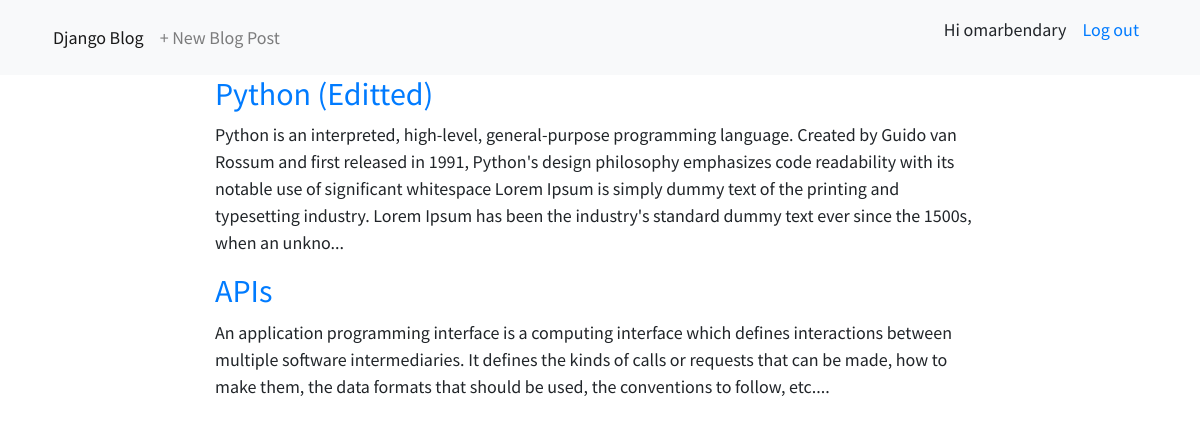
The app's page / (signed in) with its own data.
### blog/models.py (models this page shows, shortened)
class Post(models.Model):
    title = models.CharField(max_length=200)
    author = models.ForeignKey("auth.User", on_delete=models.CASCADE)
    body = models.TextField()

### blog/views.py (the view)
# urls.py: path('', BlogListView.as_view(), name='home'),
class BlogListView(ListView):
    model = Post
    template_name = 'home.html'

### templates/home.html
{% extends 'base.html' %}
{% block content %}
{% for post in object_list %}
<div class="col-md-8 offset-md-2">
    <h2>
        <a href="{% url 'post_detail' post.pk %}">
            {{post.title}}
        </a>
    </h2>
    <p>
        {{post.body | slice:":400"}}...
    </p>
</div>
{% endfor %}
{% endblock content %}

### templates/base.html (shortened to what this page needs)
{% load static %}
<html>
<link rel="stylesheet" href="https://stackpath.bootstrapcdn.com/bootstrap/4.1.3/css/bootstrap.min.css"
>
<head>
    <link rel="stylesheet" href="{% static 'css/base.css' %}">
</head>
<body>
    <nav class="navbar navbar-expand-lg navbar-light bg-light">
        <div class="container">
            <div class="collapse navbar-collapse" id="navbarSupportedContent">
                <ul class="navbar-nav mr-auto">
                    <li class="nav-item active">
                        <a class="nav-link" href="{% url 'home' %}">Django Blog</a>
                    </li>
                    <li class="nav-item">
                        <a class="nav-link" href="{% url 'post_new' %}">+ New Blog Post</a>
                    </li>
                </ul>
                {% if user.is_authenticated %}
                <p>Hi {{user.username}} </p>
                <p><a class="nav-link" href="{% url 'logout' %}"> Log out</a></p>
                {% else %}
                <p>You are not Logged in !</p>
                <p> <a class="nav-link" href="{% url 'login' %}"> Log in</a></p>
                <p> <a class="nav-link" href="{% url 'signup' %}">Sign up</a></p>
                {% endif %}
            </div>
        </div>
    </nav>
    <div>
        {% block content%}
        {% endblock content%}
    </div>
</body>
</html>

### static/css/base.css (style rules this page uses)
body { font-family: 'Source Sans Pro', sans-serif; font-size: 18px; }

### records on screen
Post: title "Python (Editted)", body "Python is an interpreted, high-level, general-purpose programming language. Created by Guido van Rossum and first released in 1991, Python's design philosophy emphasizes code readability with its notable use of significant whitespace Lorem Ipsum is simply dummy text of the printing and typesetting industry. Lorem Ipsum has been the industry's standard dummy text ever since the 1500s, when an unkno"
Post: title "APIs", body "An application programming interface is a computing interface which defines interactions between multiple software intermediaries. It defines the kinds of calls or requests that can be made, how to make them, the data formats that should be used, the conventions to follow, etc."

### other values on screen
{{ user.username }} "omarbendary"
